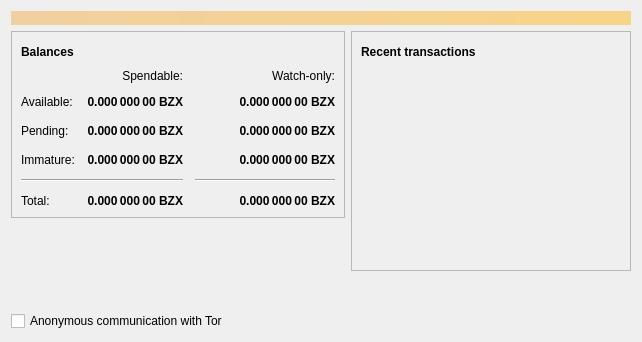
<?xml version="1.0" encoding="UTF-8"?>
<ui version="4.0">
 <class>OverviewPage</class>
 <widget class="QWidget" name="OverviewPage">
  <property name="geometry">
   <rect>
    <x>0</x>
    <y>0</y>
    <width>642</width>
    <height>342</height>
   </rect>
  </property>
  <property name="windowTitle">
   <string>Form</string>
  </property>
  <layout class="QVBoxLayout" name="topLayout">
   <item>
    <widget class="QLabel" name="labelAlerts">
     <property name="visible">
      <bool>false</bool>
     </property>
     <property name="styleSheet">
      <string notr="true">QLabel { background-color: qlineargradient(x1: 0, y1: 0, x2: 1, y2: 0, stop:0 #F0D0A0, stop:1 #F8D488); color:#000000; }</string>
     </property>
     <property name="wordWrap">
      <bool>true</bool>
     </property>
     <property name="margin">
      <number>3</number>
     </property>
     <property name="textInteractionFlags">
      <set>Qt::TextSelectableByMouse</set>
     </property>
    </widget>
   </item>
   <item>
    <layout class="QHBoxLayout" name="horizontalLayout" stretch="1,1">
     <item>
      <layout class="QVBoxLayout" name="verticalLayout_2">
       <item>
        <widget class="QFrame" name="frame">
         <property name="frameShape">
          <enum>QFrame::StyledPanel</enum>
         </property>
         <property name="frameShadow">
          <enum>QFrame::Raised</enum>
         </property>
         <layout class="QVBoxLayout" name="verticalLayout_4">
          <item>
           <layout class="QHBoxLayout" name="horizontalLayout_4">
            <item>
             <widget class="QLabel" name="label_5">
              <property name="font">
               <font>
                <weight>75</weight>
                <bold>true</bold>
               </font>
              </property>
              <property name="text">
               <string>Balances</string>
              </property>
             </widget>
            </item>
            <item>
             <widget class="QPushButton" name="labelWalletStatus">
              <property name="enabled">
               <bool>false</bool>
              </property>
              <property name="maximumSize">
               <size>
                <width>30</width>
                <height>16777215</height>
               </size>
              </property>
              <property name="toolTip">
               <string>The displayed information may be out of date. Your wallet automatically synchronizes with the BitcoinZero network after a connection is established, but this process has not completed yet.</string>
              </property>
              <property name="text">
               <string/>
              </property>
              <property name="icon">
               <iconset resource="../bitcoin.qrc">
                <normaloff>:/icons/warning</normaloff>
                <disabledoff>:/icons/warning</disabledoff>:/icons/warning</iconset>
              </property>
              <property name="iconSize">
               <size>
                <width>24</width>
                <height>24</height>
               </size>
              </property>
              <property name="flat">
               <bool>true</bool>
              </property>
             </widget>
            </item>
            <item>
             <spacer name="horizontalSpacer_3">
              <property name="orientation">
               <enum>Qt::Horizontal</enum>
              </property>
              <property name="sizeHint" stdset="0">
               <size>
                <width>40</width>
                <height>20</height>
               </size>
              </property>
             </spacer>
            </item>
           </layout>
          </item>
          <item>
           <layout class="QGridLayout" name="gridLayout">
            <property name="spacing">
             <number>12</number>
            </property>
            <item row="2" column="2">
             <widget class="QLabel" name="labelWatchPending">
              <property name="font">
               <font>
                <weight>75</weight>
                <bold>true</bold>
               </font>
              </property>
              <property name="cursor">
               <cursorShape>IBeamCursor</cursorShape>
              </property>
              <property name="toolTip">
               <string>Unconfirmed transactions to watch-only addresses</string>
              </property>
              <property name="text">
               <string notr="true">0.000 000 00 BZX</string>
              </property>
              <property name="alignment">
               <set>Qt::AlignRight|Qt::AlignTrailing|Qt::AlignVCenter</set>
              </property>
              <property name="textInteractionFlags">
               <set>Qt::LinksAccessibleByMouse|Qt::TextSelectableByKeyboard|Qt::TextSelectableByMouse</set>
              </property>
             </widget>
            </item>
            <item row="2" column="1">
             <widget class="QLabel" name="labelUnconfirmed">
              <property name="font">
               <font>
                <weight>75</weight>
                <bold>true</bold>
               </font>
              </property>
              <property name="cursor">
               <cursorShape>IBeamCursor</cursorShape>
              </property>
              <property name="toolTip">
               <string>Total of transactions that have yet to be confirmed, and do not yet count toward the spendable balance</string>
              </property>
              <property name="text">
               <string notr="true">0.000 000 00 BZX</string>
              </property>
              <property name="alignment">
               <set>Qt::AlignRight|Qt::AlignTrailing|Qt::AlignVCenter</set>
              </property>
              <property name="textInteractionFlags">
               <set>Qt::LinksAccessibleByMouse|Qt::TextSelectableByKeyboard|Qt::TextSelectableByMouse</set>
              </property>
             </widget>
            </item>
            <item row="3" column="2">
             <widget class="QLabel" name="labelWatchImmature">
              <property name="font">
               <font>
                <weight>75</weight>
                <bold>true</bold>
               </font>
              </property>
              <property name="cursor">
               <cursorShape>IBeamCursor</cursorShape>
              </property>
              <property name="toolTip">
               <string>Mined balance in watch-only addresses that has not yet matured</string>
              </property>
              <property name="text">
               <string notr="true">0.000 000 00 BZX</string>
              </property>
              <property name="alignment">
               <set>Qt::AlignRight|Qt::AlignTrailing|Qt::AlignVCenter</set>
              </property>
              <property name="textInteractionFlags">
               <set>Qt::LinksAccessibleByMouse|Qt::TextSelectableByKeyboard|Qt::TextSelectableByMouse</set>
              </property>
             </widget>
            </item>
            <item row="4" column="0" colspan="2">
             <widget class="Line" name="line">
              <property name="orientation">
               <enum>Qt::Horizontal</enum>
              </property>
             </widget>
            </item>
            <item row="4" column="2">
             <widget class="Line" name="lineWatchBalance">
              <property name="sizePolicy">
               <sizepolicy hsizetype="Preferred" vsizetype="Fixed">
                <horstretch>0</horstretch>
                <verstretch>0</verstretch>
               </sizepolicy>
              </property>
              <property name="minimumSize">
               <size>
                <width>140</width>
                <height>0</height>
               </size>
              </property>
              <property name="orientation">
               <enum>Qt::Horizontal</enum>
              </property>
             </widget>
            </item>
            <item row="5" column="0">
             <widget class="QLabel" name="labelTotalText">
              <property name="text">
               <string>Total:</string>
              </property>
             </widget>
            </item>
            <item row="3" column="1">
             <widget class="QLabel" name="labelImmature">
              <property name="font">
               <font>
                <weight>75</weight>
                <bold>true</bold>
               </font>
              </property>
              <property name="cursor">
               <cursorShape>IBeamCursor</cursorShape>
              </property>
              <property name="toolTip">
               <string>Mined balance that has not yet matured</string>
              </property>
              <property name="text">
               <string notr="true">0.000 000 00 BZX</string>
              </property>
              <property name="alignment">
               <set>Qt::AlignRight|Qt::AlignTrailing|Qt::AlignVCenter</set>
              </property>
              <property name="textInteractionFlags">
               <set>Qt::LinksAccessibleByMouse|Qt::TextSelectableByKeyboard|Qt::TextSelectableByMouse</set>
              </property>
             </widget>
            </item>
            <item row="2" column="3">
             <spacer name="horizontalSpacer_2">
              <property name="orientation">
               <enum>Qt::Horizontal</enum>
              </property>
              <property name="sizeHint" stdset="0">
               <size>
                <width>40</width>
                <height>20</height>
               </size>
              </property>
             </spacer>
            </item>
            <item row="3" column="0">
             <widget class="QLabel" name="labelImmatureText">
              <property name="text">
               <string>Immature:</string>
              </property>
             </widget>
            </item>
            <item row="5" column="1">
             <widget class="QLabel" name="labelTotal">
              <property name="font">
               <font>
                <weight>75</weight>
                <bold>true</bold>
               </font>
              </property>
              <property name="cursor">
               <cursorShape>IBeamCursor</cursorShape>
              </property>
              <property name="toolTip">
               <string>Your current total balance</string>
              </property>
              <property name="text">
               <string notr="true">0.000 000 00 BZX</string>
              </property>
              <property name="alignment">
               <set>Qt::AlignRight|Qt::AlignTrailing|Qt::AlignVCenter</set>
              </property>
              <property name="textInteractionFlags">
               <set>Qt::LinksAccessibleByMouse|Qt::TextSelectableByKeyboard|Qt::TextSelectableByMouse</set>
              </property>
             </widget>
            </item>
            <item row="5" column="2">
             <widget class="QLabel" name="labelWatchTotal">
              <property name="font">
               <font>
                <weight>75</weight>
                <bold>true</bold>
               </font>
              </property>
              <property name="cursor">
               <cursorShape>IBeamCursor</cursorShape>
              </property>
              <property name="toolTip">
               <string>Current total balance in watch-only addresses</string>
              </property>
              <property name="text">
               <string notr="true">0.000 000 00 BZX</string>
              </property>
              <property name="alignment">
               <set>Qt::AlignRight|Qt::AlignTrailing|Qt::AlignVCenter</set>
              </property>
              <property name="textInteractionFlags">
               <set>Qt::LinksAccessibleByMouse|Qt::TextSelectableByKeyboard|Qt::TextSelectableByMouse</set>
              </property>
             </widget>
            </item>
            <item row="0" column="2">
             <widget class="QLabel" name="labelWatchonly">
              <property name="text">
               <string>Watch-only:</string>
              </property>
              <property name="alignment">
               <set>Qt::AlignRight|Qt::AlignTrailing|Qt::AlignVCenter</set>
              </property>
             </widget>
            </item>
            <item row="1" column="0">
             <widget class="QLabel" name="labelBalanceText">
              <property name="text">
               <string>Available:</string>
              </property>
             </widget>
            </item>
            <item row="1" column="1">
             <widget class="QLabel" name="labelBalance">
              <property name="font">
               <font>
                <weight>75</weight>
                <bold>true</bold>
               </font>
              </property>
              <property name="cursor">
               <cursorShape>IBeamCursor</cursorShape>
              </property>
              <property name="toolTip">
               <string>Your current spendable balance</string>
              </property>
              <property name="text">
               <string notr="true">0.000 000 00 BZX</string>
              </property>
              <property name="alignment">
               <set>Qt::AlignRight|Qt::AlignTrailing|Qt::AlignVCenter</set>
              </property>
              <property name="textInteractionFlags">
               <set>Qt::LinksAccessibleByMouse|Qt::TextSelectableByKeyboard|Qt::TextSelectableByMouse</set>
              </property>
             </widget>
            </item>
            <item row="1" column="2">
             <widget class="QLabel" name="labelWatchAvailable">
              <property name="font">
               <font>
                <weight>75</weight>
                <bold>true</bold>
               </font>
              </property>
              <property name="cursor">
               <cursorShape>IBeamCursor</cursorShape>
              </property>
              <property name="toolTip">
               <string>Your current balance in watch-only addresses</string>
              </property>
              <property name="text">
               <string notr="true">0.000 000 00 BZX</string>
              </property>
              <property name="alignment">
               <set>Qt::AlignRight|Qt::AlignTrailing|Qt::AlignVCenter</set>
              </property>
              <property name="textInteractionFlags">
               <set>Qt::LinksAccessibleByMouse|Qt::TextSelectableByKeyboard|Qt::TextSelectableByMouse</set>
              </property>
             </widget>
            </item>
            <item row="2" column="0">
             <widget class="QLabel" name="labelPendingText">
              <property name="text">
               <string>Pending:</string>
              </property>
             </widget>
            </item>
            <item row="0" column="1">
             <widget class="QLabel" name="labelSpendable">
              <property name="text">
               <string>Spendable:</string>
              </property>
              <property name="alignment">
               <set>Qt::AlignRight|Qt::AlignTrailing|Qt::AlignVCenter</set>
              </property>
             </widget>
            </item>
           </layout>
          </item>
         </layout>
        </widget>
       </item>
       <item>
        <spacer name="verticalSpacer">
         <property name="orientation">
          <enum>Qt::Vertical</enum>
         </property>
         <property name="sizeHint" stdset="0">
          <size>
           <width>20</width>
           <height>40</height>
          </size>
         </property>
        </spacer>
       </item>
       <item>
        <widget class="QCheckBox" name="checkboxEnabledTor">
         <property name="enabled">
          <bool>true</bool>
         </property>
         <property name="text">
          <string>Anonymous communication with Tor</string>
         </property>
         <property name="checked">
          <bool>false</bool>
         </property>
        </widget>
       </item>
      </layout>
     </item>
     <item>
      <layout class="QVBoxLayout" name="verticalLayout_3">
       <item>
        <widget class="QFrame" name="frame_2">
         <property name="frameShape">
          <enum>QFrame::StyledPanel</enum>
         </property>
         <property name="frameShadow">
          <enum>QFrame::Raised</enum>
         </property>
         <layout class="QVBoxLayout" name="verticalLayout">
          <item>
           <layout class="QHBoxLayout" name="horizontalLayout_2">
            <item>
             <widget class="QLabel" name="label_4">
              <property name="font">
               <font>
                <weight>75</weight>
                <bold>true</bold>
               </font>
              </property>
              <property name="text">
               <string>Recent transactions</string>
              </property>
             </widget>
            </item>
            <item>
             <widget class="QPushButton" name="labelTransactionsStatus">
              <property name="enabled">
               <bool>false</bool>
              </property>
              <property name="maximumSize">
               <size>
                <width>30</width>
                <height>16777215</height>
               </size>
              </property>
              <property name="toolTip">
               <string>The displayed information may be out of date. Your wallet automatically synchronizes with the BitcoinZero network after a connection is established, but this process has not completed yet.</string>
              </property>
              <property name="text">
               <string/>
              </property>
              <property name="icon">
               <iconset resource="../bitcoin.qrc">
                <normaloff>:/icons/warning</normaloff>
                <disabledoff>:/icons/warning</disabledoff>:/icons/warning</iconset>
              </property>
              <property name="iconSize">
               <size>
                <width>24</width>
                <height>24</height>
               </size>
              </property>
              <property name="flat">
               <bool>true</bool>
              </property>
             </widget>
            </item>
            <item>
             <spacer name="horizontalSpacer">
              <property name="orientation">
               <enum>Qt::Horizontal</enum>
              </property>
              <property name="sizeHint" stdset="0">
               <size>
                <width>40</width>
                <height>20</height>
               </size>
              </property>
             </spacer>
            </item>
           </layout>
          </item>
          <item>
           <widget class="QListView" name="listTransactions">
            <property name="styleSheet">
             <string notr="true">QListView { background: transparent; }</string>
            </property>
            <property name="frameShape">
             <enum>QFrame::NoFrame</enum>
            </property>
            <property name="verticalScrollBarPolicy">
             <enum>Qt::ScrollBarAlwaysOff</enum>
            </property>
            <property name="horizontalScrollBarPolicy">
             <enum>Qt::ScrollBarAlwaysOff</enum>
            </property>
            <property name="selectionMode">
             <enum>QAbstractItemView::NoSelection</enum>
            </property>
           </widget>
          </item>
         </layout>
        </widget>
       </item>
       <item>
        <spacer name="verticalSpacer_2">
         <property name="orientation">
          <enum>Qt::Vertical</enum>
         </property>
         <property name="sizeHint" stdset="0">
          <size>
           <width>20</width>
           <height>40</height>
          </size>
         </property>
        </spacer>
       </item>
      </layout>
     </item>
    </layout>
   </item>
  </layout>
 </widget>
 <resources>
  <include location="../bitcoin.qrc"/>
 </resources>
 <connections/>
</ui>
